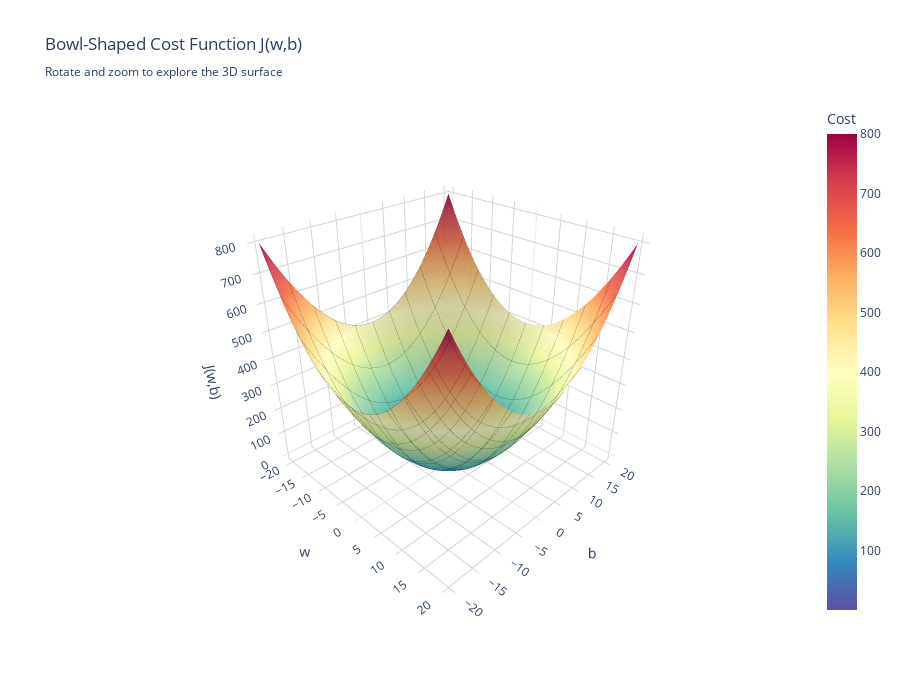

The notebook cell this image was saved under:
### Markdown cell above
### Convex Cost surface
The fact that the cost function squares the loss ensures that the 'error surface' is convex like a soup bowl. It will always have a minimum that can be reached by following the gradient in all dimensions. In the previous plot, because the $w$ and $b$ dimensions scale differently, this is not easy to recognize. The following plot, where $w$ and $b$ are symmetric, was shown in lecture:

### Code cell
plotly_soup_bowl()
